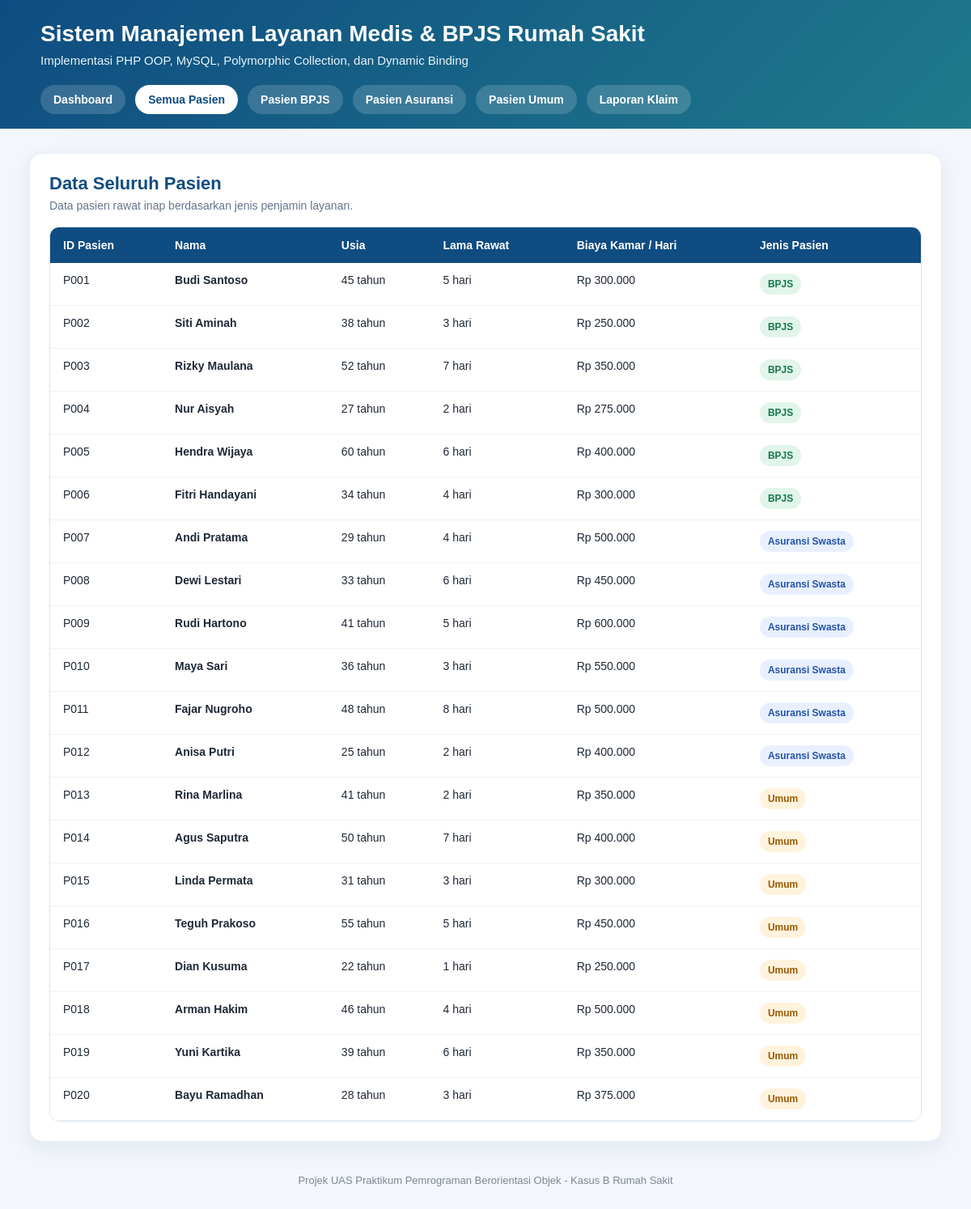
The app's page /index.php?page=pasien with its own data.
### tables this page shows
CREATE TABLE `pasien_bpjs` (
  `id_pasien` varchar(10) NOT NULL,
  `nomor_pbi` varchar(30) NOT NULL,
  `faskes_asal` varchar(100) NOT NULL,
  `kelas_kamar` varchar(20) NOT NULL
);

CREATE TABLE `pasien` (
  `id_pasien` varchar(10) NOT NULL,
  `nama` varchar(100) NOT NULL,
  `usia` int NOT NULL,
  `lama_rawat` int NOT NULL,
  `biaya_kamar_per_hari` decimal(12,2) NOT NULL,
  `jenis_pasien` enum('BPJS','ASURANSI','UMUM') NOT NULL
);

CREATE TABLE `pasien_asuransi_swasta` (
  `id_pasien` varchar(10) NOT NULL,
  `nama_provider` varchar(100) NOT NULL,
  `nomor_polis` varchar(30) NOT NULL,
  `limit_cover` decimal(12,2) NOT NULL
);

CREATE TABLE `pasien_umum` (
  `id_pasien` varchar(10) NOT NULL,
  `nik` varchar(20) NOT NULL,
  `metode_pembayaran` varchar(50) NOT NULL
);

### config/Koneksi.php (called while the page is built, shortened)
<?php
class Koneksi
{
    private $host = "localhost";
    private $username = "root";
    private $password = "";
    private $database = "rumah_sakit_pbo";
    public function __construct()
    {
        $this->conn = new mysqli(
            $this->host,
            $this->username,
            $this->password,
            $this->database
        );
    }
}

### dal/PasienDAL.php (called while the page is built, shortened)
<?php
require_once __DIR__ . "/../config/Koneksi.php";
class PasienDAL extends Koneksi
{
    public function getSemuaPasien()
    {
        $query = "
            SELECT
                pasien.id_pasien,
                pasien.nama,
                pasien.usia,
                pasien.lama_rawat,
                pasien.biaya_kamar_per_hari,
                pasien.jenis_pasien,
                pasien_bpjs.nomor_pbi,
                pasien_bpjs.faskes_asal,
                pasien_bpjs.kelas_kamar,
                pasien_asuransi_swasta.nama_provider,
                pasien_asuransi_swasta.nomor_polis,
                pasien_asuransi_swasta.limit_cover,
                pasien_umum.nik,
                pasien_umum.metode_pembayaran
            FROM pasien
            LEFT JOIN pasien_bpjs
                ON pasien.id_pasien = pasien_bpjs.id_pasien
            LEFT JOIN pasien_asuransi_swasta
                ON pasien.id_pasien = pasien_asuransi_swasta.id_pasien
            LEFT JOIN pasien_umum
                ON pasien.id_pasien = pasien_umum.id_pasien
            ORDER BY pasien.id_pasien ASC
        ";
        $result = $this->conn->query($query);
        $daftarPasien = [];
        while ($row = $result->fetch_assoc()) {
            $daftarPasien[] = $this->ubahKeObjekPasien($row);
        }
        return $daftarPasien;
    }
    private function ubahKeObjekPasien($row)
    {
        if ($row["jenis_pasien"] == "BPJS") {
            return new PasienBPJS(
                $row["id_pasien"],
                $row["nama"],
                $row["usia"],
                $row["lama_rawat"],
                $row["biaya_kamar_per_hari"],
                $row["nomor_pbi"],
                $row["faskes_asal"],
                $row["kelas_kamar"]
            );
        }
        if ($row["jenis_pasien"] == "ASURANSI") {
            return new PasienAsuransiSwasta(
                $row["id_pasien"],
                $row["nama"],
                $row["usia"],
                $row["lama_rawat"],
                $row["biaya_kamar_per_hari"],
                $row["nama_provider"],
                $row["nomor_polis"],
                $row["limit_cover"]
            );
        }
        if ($row["jenis_pasien"] == "UMUM") {
            return new PasienUmum(
                $row["id_pasien"],
                $row["nama"],
                $row["usia"],
                $row["lama_rawat"],
                $row["biaya_kamar_per_hari"],
                $row["nik"],
                $row["metode_pembayaran"]
            );
        }
        return null;
    }
}

### Models/Pasien.php (called while the page is built, shortened)
<?php
abstract class Pasien
{
    protected $idPasien;
    protected $nama;
    protected $usia;
    protected $lamaRawat;
    protected $biayaKamarPerHari;
    public function __construct($idPasien, $nama, $usia, $lamaRawat, $biayaKamarPerHari)
    {
        $this->idPasien = $idPasien;
        $this->nama = $nama;
        $this->usia = $usia;
        $this->lamaRawat = $lamaRawat;
        $this->biayaKamarPerHari = $biayaKamarPerHari;
    }
    public function getIdPasien()
    {
        return $this->idPasien;
    }
    public function getNama()
    {
        return $this->nama;
    }
    public function getUsia()
    {
        return $this->usia;
    }
    public function getLamaRawat()
    {
        return $this->lamaRawat;
    }
    public function getBiayaKamarPerHari()
    {
        return $this->biayaKamarPerHari;
    }
}

### controllers/ManajemenRumahSakit.php (the view, shortened to what this page needs)
<?php
require_once __DIR__ . "/../dal/PasienDAL.php";
class ManajemenRumahSakit
{
    private $daftarPasien = [];
    public function __construct()
    {
        $this->pasienDAL = new PasienDAL();
        $this->daftarPasien = $this->pasienDAL->getSemuaPasien();
    }
    private function formatRupiah($angka)
    {
        return "Rp " . number_format($angka, 0, ",", ".");
    }
    private function getJenisPasien($pasien)
    {
        if ($pasien instanceof PasienBPJS) {
            return "BPJS";
        }
        if ($pasien instanceof PasienAsuransiSwasta) {
            return "Asuransi Swasta";
        }
        if ($pasien instanceof PasienUmum) {
            return "Umum";
        }
        return "Tidak Diketahui";
    }
    private function getBadgeClass($pasien)
    {
        if ($pasien instanceof PasienBPJS) {
            return "badge badge-bpjs";
        }
        if ($pasien instanceof PasienAsuransiSwasta) {
            return "badge badge-asuransi";
        }
        if ($pasien instanceof PasienUmum) {
            return "badge badge-umum";
        }
        return "badge";
    }
    public function tampilkanSemuaPasien()
    {
        echo "
            <div class='section-header'>
                <div>
                    <h2>Data Seluruh Pasien</h2>
                    <p>Data pasien rawat inap berdasarkan jenis penjamin layanan.</p>
                </div>
            </div>
        ";
        echo "<div class='table-wrapper'>";
        echo "<table class='data-table'>";
        echo "
            <tr>
                <th>ID Pasien</th>
                <th>Nama</th>
                <th>Usia</th>
                <th>Lama Rawat</th>
                <th>Biaya Kamar / Hari</th>
                <th>Jenis Pasien</th>
            </tr>
        ";
        foreach ($this->daftarPasien as $pasien) {
            echo "<tr>";
            echo "<td>" . htmlspecialchars($pasien->getIdPasien()) . "</td>";
            echo "<td class='name-cell'>" . htmlspecialchars($pasien->getNama()) . "</td>";
            echo "<td>" . htmlspecialchars($pasien->getUsia()) . " tahun</td>";
            echo "<td>" . htmlspecialchars($pasien->getLamaRawat()) . " hari</td>";
            echo "<td>" . $this->formatRupiah($pasien->getBiayaKamarPerHari()) . "</td>";
            echo "<td><span class='" . $this->getBadgeClass($pasien) . "'>" . $this->getJenisPasien($pasien) . "</span></td>";
            echo "</tr>";
        }
        echo "</table>";
        echo "</div>";
    }
}

### index.php (style rules this page uses)
* { box-sizing: border-box; }
body { margin: 0; font-family: Arial, Helvetica, sans-serif; background: #f3f6fb; color: #1f2937; }
.section-header { display: flex; justify-content: space-between; align-items: center; margin-bottom: 18px; }
.section-header h2 { margin: 0; color: #0f4c81; font-size: 22px; }
.section-header p { margin: 6px 0 0; color: #64748b; font-size: 14px; }
.table-wrapper { width: 100%; overflow-x: auto; border-radius: 12px; border: 1px solid #d8e3ef; }
.data-table { width: 100%; border-collapse: collapse; background: white; min-width: 900px; }
.data-table th { background: #0f4c81; color: white; padding: 14px 16px; text-align: left; font-size: 14px; white-space: nowrap; }
.data-table td { padding: 13px 16px; border-bottom: 1px solid #edf2f7; font-size: 14px; vertical-align: top; }
.name-cell { font-weight: bold; color: #1f2937; }
.badge { display: inline-block; padding: 6px 10px; border-radius: 999px; font-size: 12px; font-weight: bold; white-space: nowrap; }
.badge-bpjs { background: #e1f5ea; color: #16794c; }
.badge-asuransi { background: #e8f0ff; color: #2454a6; }
.badge-umum { background: #fff3dd; color: #9a5a00; }

### records on screen
pasien_bpjs: id_pasien.id_pasien "P001", id_pasien.nama "Budi Santoso", id_pasien.usia "45", id_pasien.lama_rawat "5", id_pasien.biaya_kamar_per_hari "Rp 300.000", JenisPasien "BPJS"
pasien_bpjs: id_pasien.id_pasien "P002", id_pasien.nama "Siti Aminah", id_pasien.usia "38", id_pasien.lama_rawat "3", id_pasien.biaya_kamar_per_hari "Rp 250.000", JenisPasien "BPJS"
pasien_bpjs: id_pasien.id_pasien "P003", id_pasien.nama "Rizky Maulana", id_pasien.usia "52", id_pasien.lama_rawat "7", id_pasien.biaya_kamar_per_hari "Rp 350.000", JenisPasien "BPJS"
pasien_bpjs: id_pasien.id_pasien "P004", id_pasien.nama "Nur Aisyah", id_pasien.usia "27", id_pasien.lama_rawat "2", id_pasien.biaya_kamar_per_hari "Rp 275.000", JenisPasien "BPJS"
pasien_bpjs: id_pasien.id_pasien "P005", id_pasien.nama "Hendra Wijaya", id_pasien.usia "60", id_pasien.lama_rawat "6", id_pasien.biaya_kamar_per_hari "Rp 400.000", JenisPasien "BPJS"
pasien_bpjs: id_pasien.id_pasien "P006", id_pasien.nama "Fitri Handayani", id_pasien.usia "34", id_pasien.lama_rawat "4", id_pasien.biaya_kamar_per_hari "Rp 300.000", JenisPasien "BPJS"
pasien_asuransi_swasta: id_pasien.id_pasien "P007", id_pasien.nama "Andi Pratama", id_pasien.usia "29", id_pasien.lama_rawat "4", id_pasien.biaya_kamar_per_hari "Rp 500.000", JenisPasien "Asuransi Swasta"
pasien_asuransi_swasta: id_pasien.id_pasien "P008", id_pasien.nama "Dewi Lestari", id_pasien.usia "33", id_pasien.lama_rawat "6", id_pasien.biaya_kamar_per_hari "Rp 450.000", JenisPasien "Asuransi Swasta"
pasien_asuransi_swasta: id_pasien.id_pasien "P009", id_pasien.nama "Rudi Hartono", id_pasien.usia "41", id_pasien.lama_rawat "5", id_pasien.biaya_kamar_per_hari "Rp 600.000", JenisPasien "Asuransi Swasta"
pasien_asuransi_swasta: id_pasien.id_pasien "P010", id_pasien.nama "Maya Sari", id_pasien.usia "36", id_pasien.lama_rawat "3", id_pasien.biaya_kamar_per_hari "Rp 550.000", JenisPasien "Asuransi Swasta"
pasien_asuransi_swasta: id_pasien.id_pasien "P011", id_pasien.nama "Fajar Nugroho", id_pasien.usia "48", id_pasien.lama_rawat "8", id_pasien.biaya_kamar_per_hari "Rp 500.000", JenisPasien "Asuransi Swasta"
pasien_asuransi_swasta: id_pasien.id_pasien "P012", id_pasien.nama "Anisa Putri", id_pasien.usia "25", id_pasien.lama_rawat "2", id_pasien.biaya_kamar_per_hari "Rp 400.000", JenisPasien "Asuransi Swasta"
pasien_umum: id_pasien.id_pasien "P013", id_pasien.nama "Rina Marlina", id_pasien.usia "41", id_pasien.lama_rawat "2", id_pasien.biaya_kamar_per_hari "Rp 350.000", JenisPasien "Umum"
pasien_umum: id_pasien.id_pasien "P014", id_pasien.nama "Agus Saputra", id_pasien.usia "50", id_pasien.lama_rawat "7", id_pasien.biaya_kamar_per_hari "Rp 400.000", JenisPasien "Umum"
pasien_umum: id_pasien.id_pasien "P015", id_pasien.nama "Linda Permata", id_pasien.usia "31", id_pasien.lama_rawat "3", id_pasien.biaya_kamar_per_hari "Rp 300.000", JenisPasien "Umum"
pasien_umum: id_pasien.id_pasien "P016", id_pasien.nama "Teguh Prakoso", id_pasien.usia "55", id_pasien.lama_rawat "5", id_pasien.biaya_kamar_per_hari "Rp 450.000", JenisPasien "Umum"
pasien_umum: id_pasien.id_pasien "P017", id_pasien.nama "Dian Kusuma", id_pasien.usia "22", id_pasien.lama_rawat "1", id_pasien.biaya_kamar_per_hari "Rp 250.000", JenisPasien "Umum"
pasien_umum: id_pasien.id_pasien "P018", id_pasien.nama "Arman Hakim", id_pasien.usia "46", id_pasien.lama_rawat "4", id_pasien.biaya_kamar_per_hari "Rp 500.000", JenisPasien "Umum"
pasien_umum: id_pasien.id_pasien "P019", id_pasien.nama "Yuni Kartika", id_pasien.usia "39", id_pasien.lama_rawat "6", id_pasien.biaya_kamar_per_hari "Rp 350.000", JenisPasien "Umum"
pasien_umum: id_pasien.id_pasien "P020", id_pasien.nama "Bayu Ramadhan", id_pasien.usia "28", id_pasien.lama_rawat "3", id_pasien.biaya_kamar_per_hari "Rp 375.000", JenisPasien "Umum"
